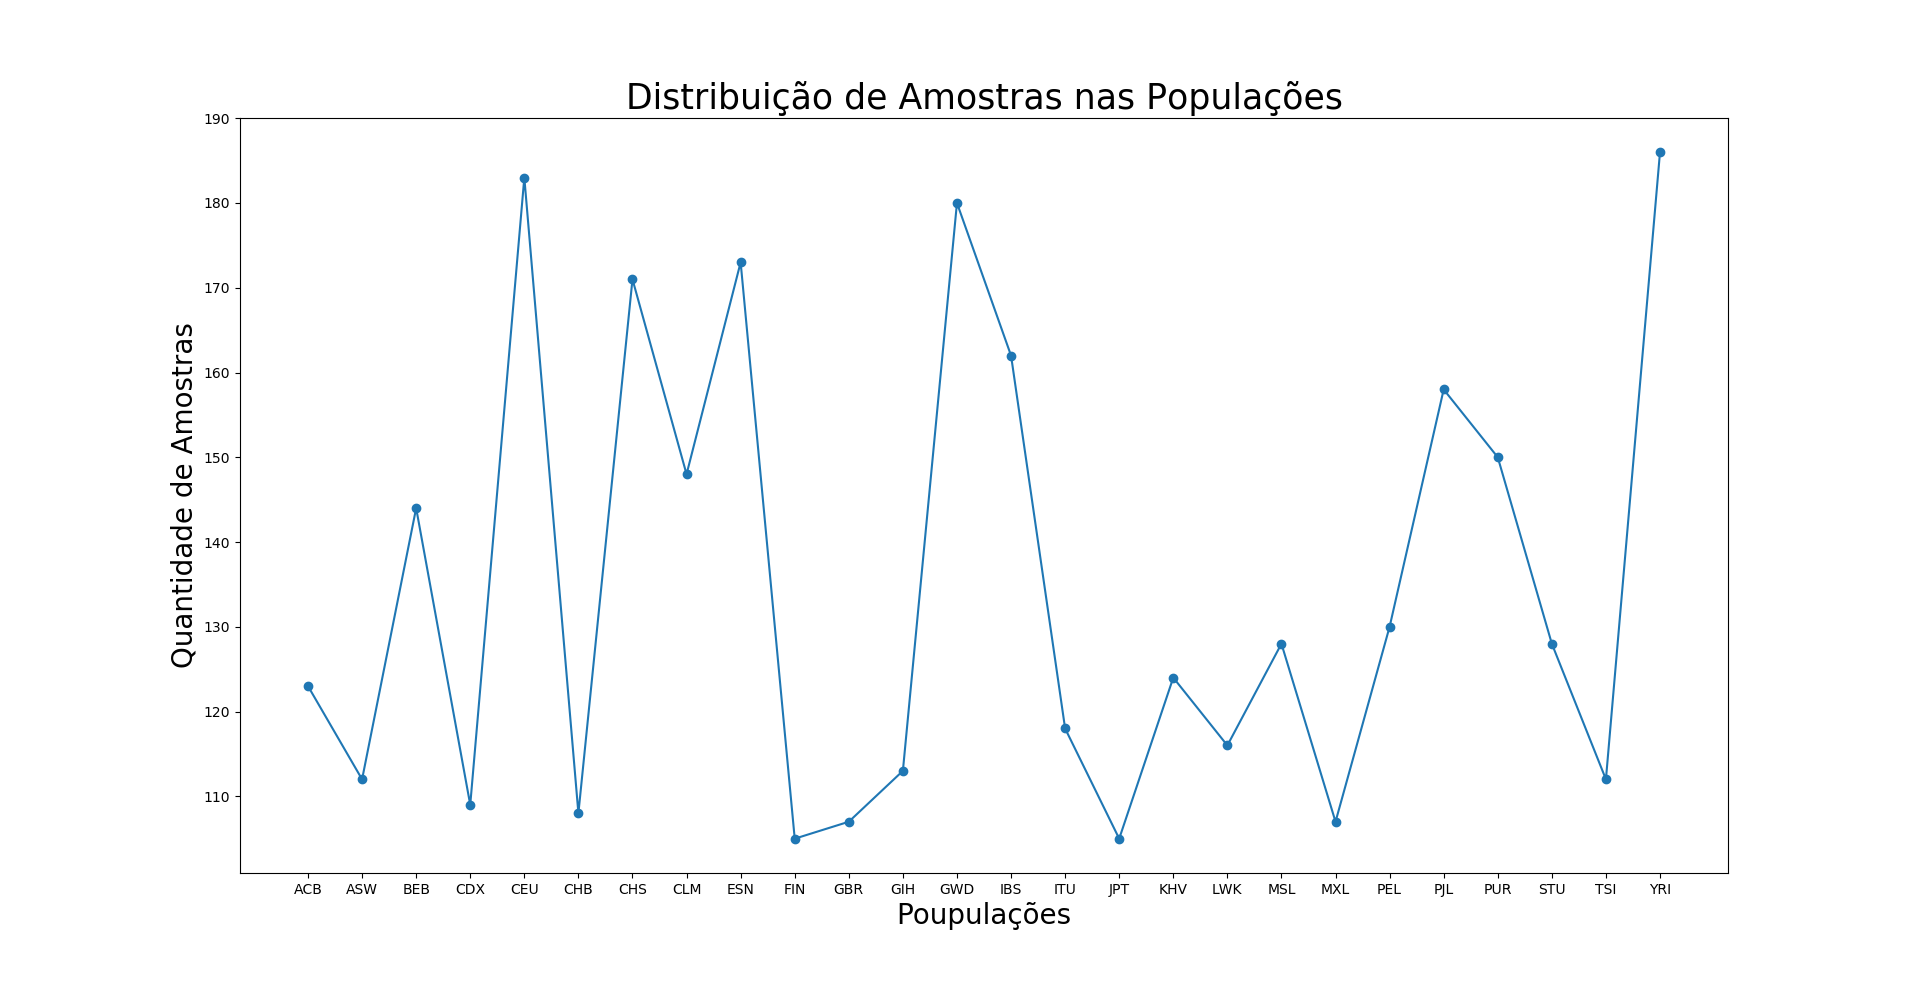

The script that drew this image:
import matplotlib.pyplot as plt


x = ["ACB", "ASW", "BEB", "CDX", "CEU", "CHB", "CHS", "CLM", "ESN", "FIN", "GBR", "GIH", "GWD", "IBS", "ITU", "JPT", "KHV", "LWK", "MSL", "MXL", "PEL", "PJL", "PUR", "STU", "TSI", "YRI"]
y = [123, 112, 144, 109, 183, 108, 171, 148, 173, 105, 107, 113, 180, 162, 118, 105, 124, 116, 128, 107, 130, 158, 150, 128, 112, 186]

plt.title("Distribuição de Amostras nas Populações", fontsize=25)
plt.xlabel("Poupulações",fontsize=20)
plt.ylabel("Quantidade de Amostras",fontsize=20)

plt.scatter(x,y)
plt.plot(x, y)

plt.show()
